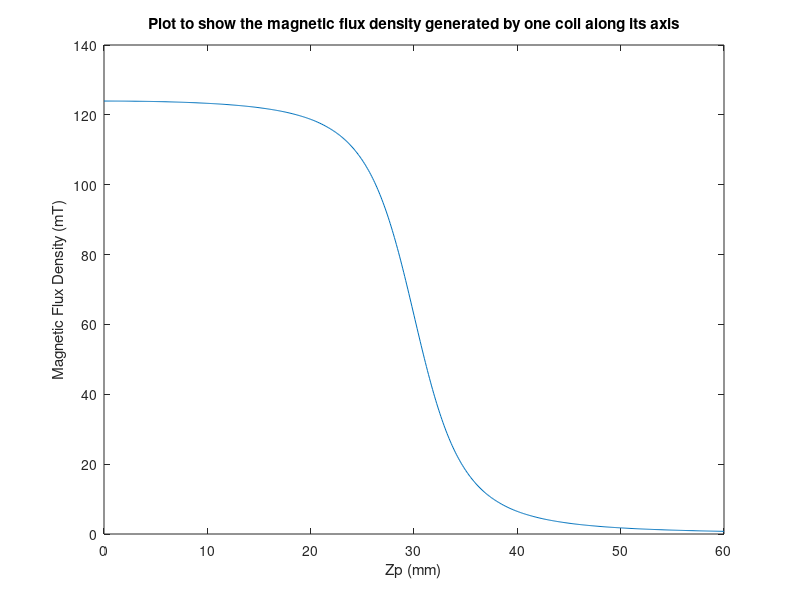

Write the MATLAB code that produced this figure.
% Fast Transient Sensors - Coursework 1
% Devon Kerai (B128203)
% Due 14th January 2015

% Question 1

% Variables
mew = 4*pi*10^-7;
pitch = 1*10^-3; % pitch in meters.
turns = 60;
diameter = 10*10^-3; % diameter in meters.
radius = diameter/2;
distance = 30*10^-3; % distance in meters (from origin to coil).
current = 100; % amps

length = pitch*turns; % length of coil = 0.06m
Zp = distance+(length/2); % 0.06m

% Part A
Bo = (mew*turns*current)/(2*length); % 0.0628

Ba = (Zp+(length/2))/(sqrt((radius^2)+(Zp+(length/2))^2)); % 0.9985

Bb = (Zp-(length/2))/(sqrt((radius^2)+(Zp-(length/2))^2)); % 0.9864

magFluxDens = Bo*(Ba-Bb); % 7.5816*10^-4 T = 0.76mT

% Part B
totalMagFluxDens = sqrt(magFluxDens^2+magFluxDens^2+magFluxDens^2); % 0.0013T = 1.3mT
angle = acos(magFluxDens/totalMagFluxDens); % 0.9553 rads

% Part C
totalMagField = (sqrt(magFluxDens^2+((-magFluxDens)^2)+magFluxDens^2))/mew; % 1.045*10^3 = 1kT

% Angles
angle1 = acos(magFluxDens/totalMagFluxDens); % 0.9553 rads
angle2 = acos(-magFluxDens/totalMagFluxDens); % 2.1863 rads
angle3 = acos(magFluxDens/totalMagFluxDens); % 0.9553 rads

% Part D
Zp = (0:1*10^-4:(distance+(length/2))); % Changing Zp from origin to mid point of the coil

Bo = (mew.*turns.*current)./(2.*length);
Ba = (Zp+(length./2))./(sqrt((radius.^2)+(Zp+(length./2)).^2));
Bb = (Zp-(length./2))./(sqrt((radius.^2)+(Zp-(length./2)).^2));
magFluxDens=Bo.*(Ba-Bb);

plot (Zp*1000, magFluxDens*1000)
title ('Plot to show the magnetic flux density generated by one coil along its axis')
xlabel ('Zp (mm)')
ylabel ('Magnetic Flux Density (mT)')
    